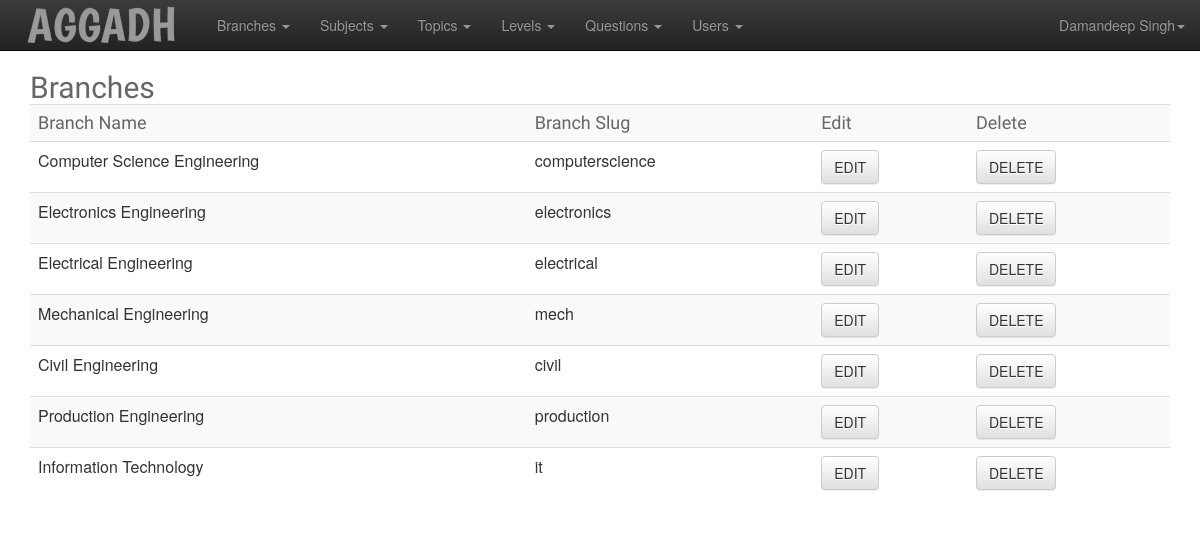
The app's page /admin/branch-list.php (signed in) with its own data.
### tables this page shows
CREATE TABLE `branches` (
  `branch_id` int(11) NOT NULL AUTO_INCREMENT,
  `branch_name` varchar(255) NOT NULL,
  `bn_slug` varchar(255) NOT NULL,
  PRIMARY KEY (`branch_id`),
  UNIQUE KEY `bn_slug` (`bn_slug`)
);

### includes/functions.php (called while the page is built, shortened)
<?php require 'db.php';
function adminName($a_id)
{
    global $conn;
    $query = "SELECT a_name from admins WHERE `a_id`=? ;";
                            $q = $conn->prepare($query);
                            $q->bind_param('i', $aid);
                        $q->execute();
                        $q->bind_result($admin_name);
                        return $admin_name;
}
function getBranches()
{
    $getquery = "Select * from branches ;";
    global $conn;
                        $res = $conn->query($getquery);
                     return $res;
}

### admin/branch-list.php (the view, shortened to what this page needs)
<?php include './includes/header.php';?>
<div class="container-fluid">
    <div class="container-fluid">
        <h2>Branches</h2>
        <table class="table table-responsive table-striped">
            <tr>
                <td><h4>Branch Name</h4></td>
                <td><h4>Branch Slug</h4></td>
                <td><h4>Edit</h4></td>
                <td><h4>Delete</h4></td>
            </tr>
        <?php
        $arr = getBranches();
        while($row = $arr->fetch_array())
                     {
            ?>
            <tr>
                <td><span><? echo $row['branch_name']; ?></span></td>
                <td><span><? echo $row['bn_slug']; ?></span></td>
                <td><a class="btn btn-default" href="branch-edit.php?edit=1&id=<? echo $row['branch_id'];?>">EDIT</a></td>
                <td><a class="btn btn-default" onclick="return confirm('Sure, you wanna do this ?')" href="branch-list.php?delete=1&id=<? echo $row['branch_id'];?>">DELETE</a></td>
            </tr>
                    <? }  ?>
        </table>
        </div>
</div>
<? include './includes/footer.php';?>

### admin/includes/header.php (shortened to what this page needs)
<?php session_start();
require ("../includes/functions.php");?>
<html>
    <head>
        <link rel="stylesheet" type="text/css" href="css/bootstrap.css" />
        <link rel="stylesheet" type="text/css" href="css/bootstrap-theme.css" />
        <link rel="stylesheet" type="text/css" href="css/style.css" />
    </head>
    <body>
        <header>
            <div class="navbar navbar-inverse navbar-static-top" >
                <div class="container-fluid">
    <div class="navbar-header">
        <a class="navbar-brand" href="adminindex.php"><img src="../img/logo-footer-menu.png" /></a>
    </div>
    <div class="collapse navbar-collapse" id="main-menu-collapse">
      <ul class="nav navbar-nav">
          <? if(isset($_SESSION['admin']))
          {?>
        <li class="dropdown">
          <a href="#" class="dropdown-toggle" data-toggle="dropdown">Branches <b class="caret"></b></a>
        </li>
        <li class="dropdown">
          <a href="#" class="dropdown-toggle" data-toggle="dropdown">Subjects <b class="caret"></b></a>
        </li>
        <li class="dropdown">
          <a href="#" class="dropdown-toggle" data-toggle="dropdown">Topics <b class="caret"></b></a>
        </li>
        <li class="dropdown">
          <a href="#" class="dropdown-toggle" data-toggle="dropdown">Levels <b class="caret"></b></a>
        </li>
        <li class="dropdown">
          <a href="#" class="dropdown-toggle" data-toggle="dropdown">Questions <b class="caret"></b></a>
        </li>
        <li class="dropdown">
          <a href="#" class="dropdown-toggle" data-toggle="dropdown">Users <b class="caret"></b></a>
        </li>
        <?
          }
          ?>
      </ul>
      <ul class="nav navbar-nav navbar-right">
        <li class="dropdown">
            <? if(isset($_SESSION['admin']))
            { ?>
            <a href="#" class="dropdown-toggle" data-toggle="dropdown"><?$a=adminName($_SESSION['admin']); echo $a; ?><b class="caret"></b></a>
 <?}
 ?>
        </li>
      </ul>
    </div>
  </div>
        </header>

### admin/css/style.css (style rules this page uses)
h1,h2,h3,h4,h5,h6 { font-family: "Boogaloo" !important; font-weight: normal !important; color: #666; margin: 0; padding: 0; }
.navbar-brand, .navbar-brand > img { margin: 0; padding: 0px 8px; }

### records on screen
branches: branch_name "Computer Science Engineering", bn_slug "computerscience"
branches: branch_name "Electronics Engineering", bn_slug "electronics"
branches: branch_name "Electrical Engineering", bn_slug "electrical"
branches: branch_name "Mechanical Engineering", bn_slug "mech"
branches: branch_name "Civil Engineering", bn_slug "civil"
branches: branch_name "Production Engineering", bn_slug "production"
branches: branch_name "Information Technology", bn_slug "it"

### other values on screen
$a "Damandeep Singh"
